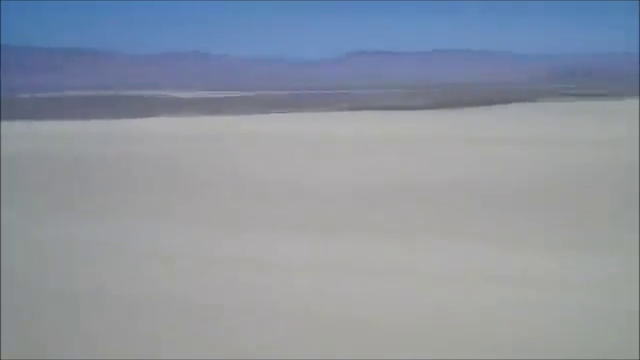
#> input picture frame 215 of imgproc-pipeline/launch_qu8k.mp4, 640 x 360 px, given in place of launchSSS.mp4, which was not available
$ python houghTransformation.py
#> lines starting #> are read from the running program, lines starting #| are printed output that depends on the picture; after the words box and inside, x2 and y2 are one past the last pixel; in counts of white or black regions, pixels touching at a corner belong together; pictures that were not available may be replaced by others from this repository, and a replacement may not be noted
import numpy as np
import cv2
from matplotlib import pyplot as plt

cap = cv2.VideoCapture('launchSSS.mp4',0)

while(cap.isOpened()):
    ret, frame = cap.read()
#> frame is the input picture: shape (360, 640, 3); mean B, G, R 161.7, 150, 142.4
    gray = cv2.cvtColor(frame, cv2.COLOR_BGR2GRAY)
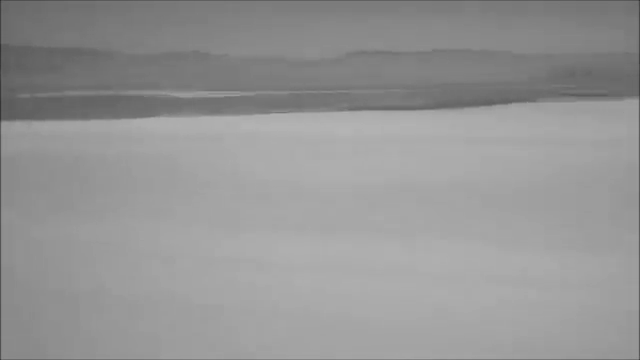
#> gray: shape (360, 640); min 46, max 180, mean 149

    edges = cv2.Canny(gray,50,150,apertureSize = 3)
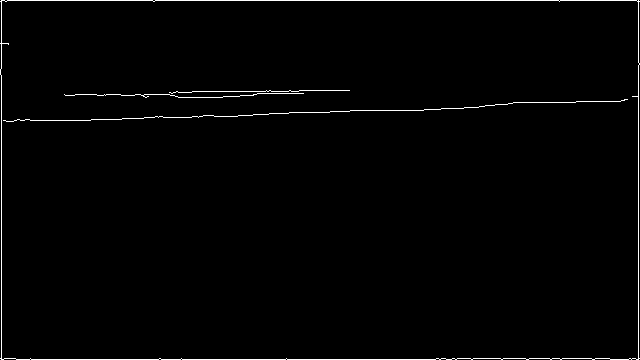
#> edges: shape (360, 640); 1.3% white in thin lines or dots
    minLineLength = 100
    maxLineGap = 10
    lines = cv2.HoughLinesP(edges,1,np.pi/180,100,minLineLength,maxLineGap)
#> lines = 25 rows, first 6: [7, 0, 152, 0], [31, 359, 158, 359], [1, 68, 1, 0], [638, 359, 638, 65], [163, 117, 179, 117], [126, 118, 143, 118]
    for x1,y1,x2,y2 in lines[0]:
        cv2.line(frame,(x1,y1),(x2,y2),(0,255,0),2)
#> this loop made 1 pass
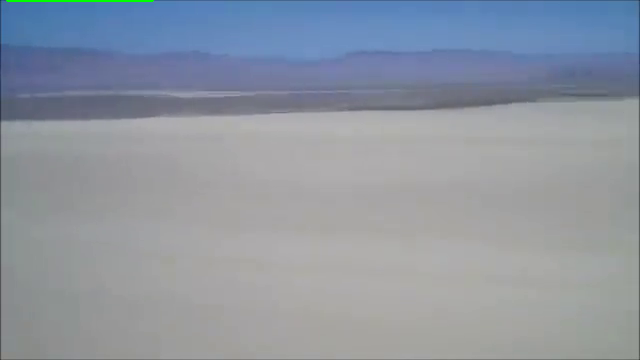
#> frame: shape (360, 640, 3); 0.13% of pixels changed, all inside (x1, y1, x2, y2) = (6, 0, 154, 2)

    #plt.subplot(121) ,cv2.imshow('Video',gray)
    plt.subplot(122) ,cv2.imshow('Hough Lines',frame)

    if cv2.waitKey(1) & 0xFF == ord('q'):
#> (key q is pressed here)
        break

cap.release()
cv2.destroyAllWindows()

$ run again, starting later in the video
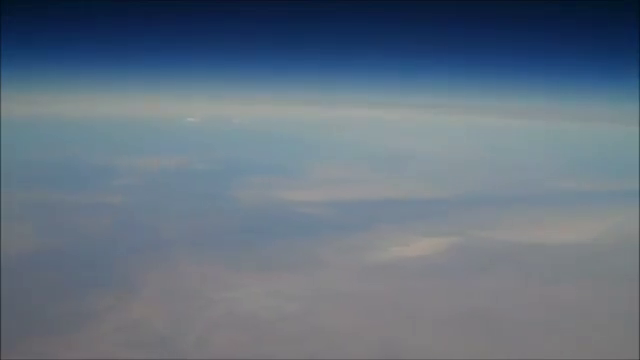
#> input picture frame 971 of imgproc-pipeline/launch_qu8k.mp4, 640 x 360 px, given in place of launchSSS.mp4, which was not available
#> frame is the input picture: shape (360, 640, 3); mean B, G, R 128.6, 113.6, 99.3
#> `gray = cv2.cvtColor(frame, cv2.COLOR_BGR2GRAY)`:
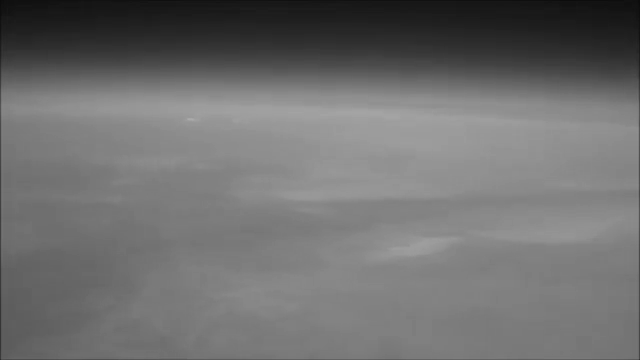
#> gray: shape (360, 640); min 11, max 171, mean 111
#> `edges = cv2.Canny(gray,50,150,apertureSize = 3)`:
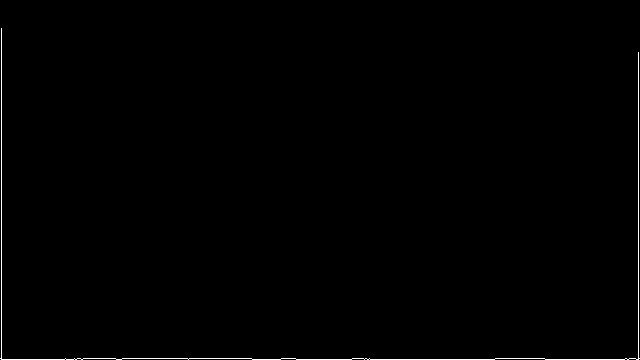
#> edges: shape (360, 640); 0.55% white in thin lines or dots
#> lines = [[252, 359, 280, 359], [638, 359, 638, 52], [1, 359, 1, 28], [545, 359, 624, 359], [83, 358, 115, 358], [495, 358, 544, 358], [296, 359, 351, 359], [122, 358, 187, 358], [2, 359, 64, 359]]
#> the loop `for x1,y1,x2,y2 in lines[0]:` made 1 pass

$ run again, starting later in the video
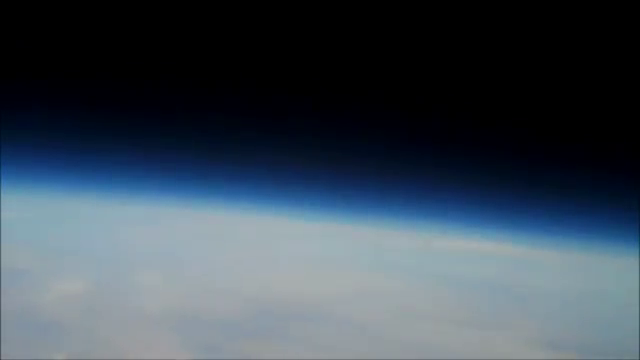
#> input picture frame 1727 of imgproc-pipeline/launch_qu8k.mp4, 640 x 360 px, given in place of launchSSS.mp4, which was not available
#> frame is the input picture: shape (360, 640, 3); mean B, G, R 86, 74.3, 61.8
#> `edges = cv2.Canny(gray,50,150,apertureSize = 3)`:
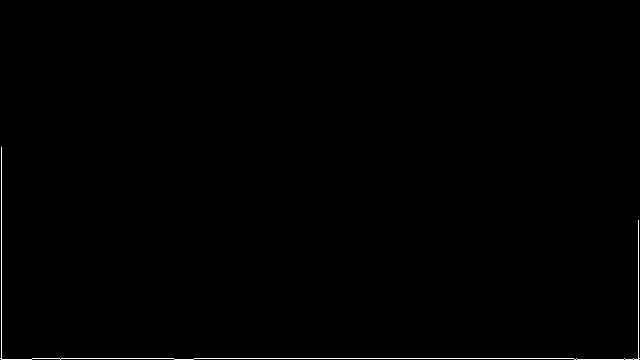
#> edges: shape (360, 640); 0.43% white in thin lines or dots, all inside (x1, y1, x2, y2) = (0, 147, 640, 360)
#> lines = [[194, 358, 573, 358], [1, 359, 1, 147], [638, 359, 638, 220], [174, 359, 193, 359]]
#> the loop `for x1,y1,x2,y2 in lines[0]:` made 1 pass
#> after the loop `for x1,y1,x2,y2 in lines[0]:`:
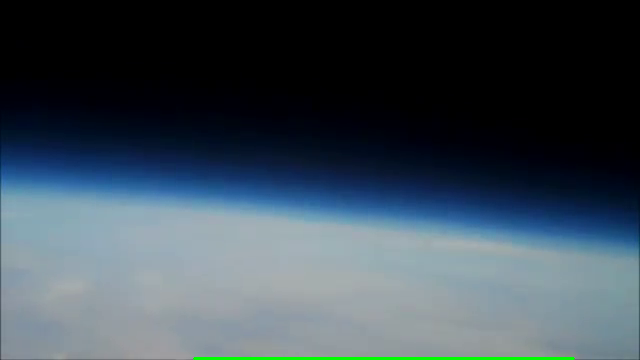
#> frame: shape (360, 640, 3); 0.5% of pixels changed, all inside (x1, y1, x2, y2) = (193, 357, 575, 360)
